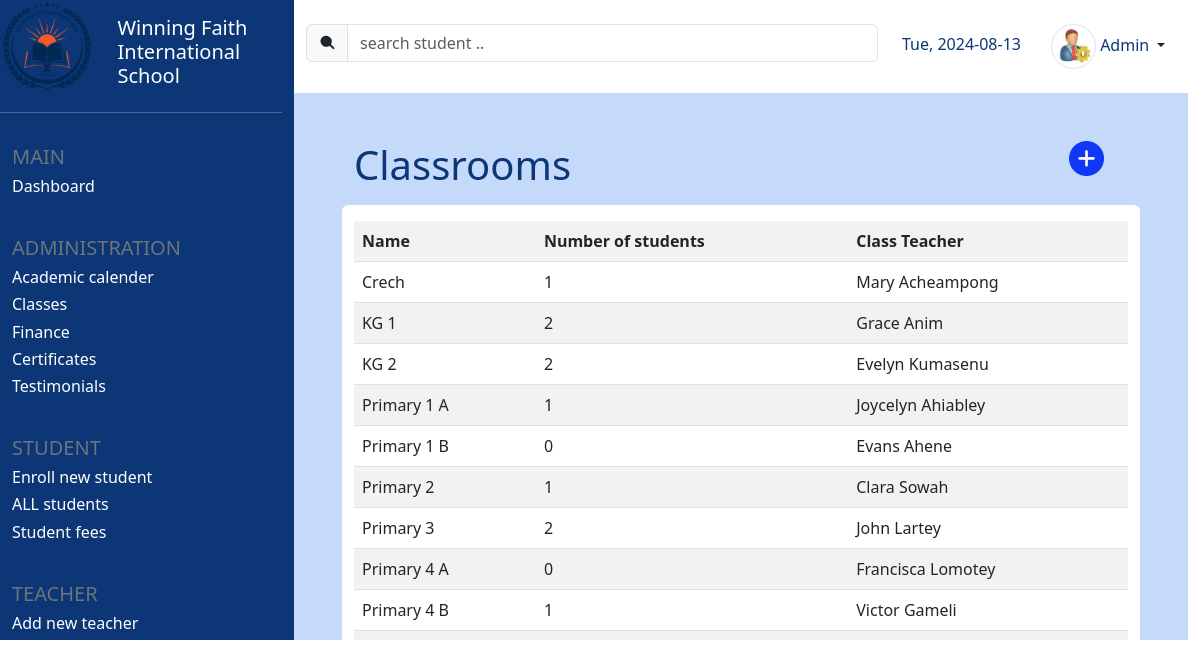
Screenshot of /classes (signed in) with the database file from the repository.
### core/models.py (models this page shows, shortened)
class Classroom(models.Model):
    id = models.UUIDField(primary_key=True, default=uuid.uuid4)
    name = models.CharField(max_length=25)
    num_of_students = models.IntegerField(blank = True, default=0)
    class_teacher = models.CharField(max_length=100)
    category = models.CharField(max_length=30, default = 'None')

### core/views.py (the view)
# urls.py: path('classes', views.display_classes, name='classes'),
@login_required(login_url='login')
def display_classes(request):
    classes = Classroom.objects.all()
    students = Student.objects.all()
    for classroom in classes:
        for student in students:
            if student.classroom == classroom.name:
                classroom.num_of_students += 1
    context = {
        'classes': classes
    }
    return render(request, 'all_classes.html', context)

### templates/all_classes.html (shortened to what this page needs)
{% extends 'student_info.html' %}
{% load static %}
{% block db_table_header_text %}
    Classrooms
{% endblock db_table_header_text %}
{% block db_table_header_icon %}
<a href="{% url 'add_new_class' %}" class="text-decoration-none" title="new classroom">
    <img src="{% static 'add_class.png' %}" width="35" height="35" class="img-fluid">
</a>
{% endblock db_table_header_icon %}
{% block db_table %}
<table class="table table-striped">
    <tr>
        <th>Name</th>
        <th>Number of students</th>
        <th>Class Teacher</th>
    </tr>
    {% for class in classes %}
    <tr>
        <a href=""><td>{{class.name}}</td></a>
        <td>{{class.num_of_students}}</td>
        <td>{{class.class_teacher}}</td>
    </tr>
    {% endfor %}
</table>
{% endblock db_table %}

### rows the page displays
Classroom: name "Crech", num_of_students "1", class_teacher "Mary Acheampong"
Classroom: name "KG 1", num_of_students "2", class_teacher "Grace Anim"
Classroom: name "KG 2", num_of_students "2", class_teacher "Evelyn Kumasenu"
Classroom: name "Primary 1 A", num_of_students "1", class_teacher "Joycelyn Ahiabley"
Classroom: name "Primary 1 B", num_of_students "0", class_teacher "Evans Ahene"
Classroom: name "Primary 2", num_of_students "1", class_teacher "Clara Sowah"
Classroom: name "Primary 3", num_of_students "2", class_teacher "John Lartey"
Classroom: name "Primary 4 A", num_of_students "0", class_teacher "Francisca Lomotey"
Classroom: name "Primary 4 B", num_of_students "1", class_teacher "Victor Gameli"
